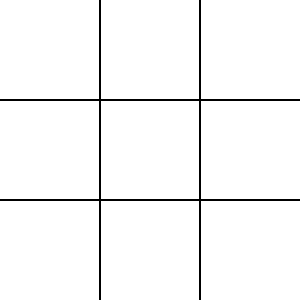
Frame 1 (no input)
Frame 60 (no input): identical to frame 1, image omitted
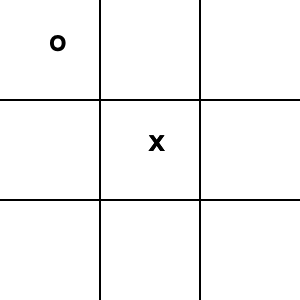
Frame 120 (the mouse pressed at the canvas centre since frame 60)

The p5.js sketch that drew these frames (run headless with seeded random() and noise() and a simulated clock; from frame 60 on, the mouse is pressed at the canvas centre):

// p5.js sketch
// ── sketch.js
// X represents 1 and O represents 2 in the game array
let state = Array(9).fill(0)


function setup() {
    createCanvas(300, 300)
    console.log(state)
}

function draw() { // background(255)

    stroke(0)
    strokeWeight(2)

    for (let i = 100; i < height; i += 100) {
        line(i, 0, i, height)
        line(0, i, width, i)
    }

}

function evaluate(state) {

    let state_sum = [
        state[0] + state[1] + state[2],
        state[3] + state[4] + state[5],
        state[6] + state[7] + state[8],

        state[0] + state[3] + state[6],
        state[1] + state[4] + state[7],
        state[2] + state[5] + state[8],

        state[0] + state[4] + state[8],
        state[2] + state[4] + state[6]
    ]


    for (const sum of state_sum) {
        if (sum % 3 == 0 && sum != 0) {
            if (sum > 0) {
                console.log("X");
                return "X";
            } else {
                console.log("O");
                return "O"
            }
        }
    }

    return "None";

}


function ai_turn(state) {


    new_state = [... state];

    scores = []
    actions = []

    for (let i = 0; i < state.length; i++) {

        if (state[i] == 0) {
            new_state[i] = -1;
            scores.push(score_state(new_state))
            actions.push(i)
            new_state[i] = 0;
        }


    }

    max_score = max(scores)

    action = actions[scores.indexOf(max_score)]

    return action;
}


function score_state(state) {


    let score = 0;

    let game_board = []

    game_board.push(state[0] + state[1] + state[2], state[3] + state[4] + state[5], state[6] + state[7] + state[8], state[0] + state[3] + state[6], state[1] + state[4] + state[7], state[2] + state[5] + state[8], state[0] + state[4] + state[8], state[2] + state[4] + state[6])


    game_board.forEach((row) => {

        if (row == 3) {
            score -= 100
        } else if (row == 2) {
            score -= 13
        } else if (row == 1) {
            score += 12
        } else if (row == -1) {
            score += 7
        } else if (row == -2) {
            score += 14
        } else if (row == -3) {
            score += 100
        }

    })

    return score;
}


function mousePressed() {

    textSize(20)
    stroke(0)
    fill(0)

    user_action()

    fill_grid()

    if(evaluate(state) == "X"){
      console.log("X wins");
      return;
   }
   
   else{

      
    game_index = ai_turn(state)

    state[game_index] = -1;

    fill_grid()

    if(evaluate(state) == "O"){
      console.log("O wins")
      return;
   }


   }

    
}


function fill_grid() {

    if (state[0] == 1) {
        text("X", 50, 50)
    } else if (state[0] == -1) {
        text("O", 50, 50)
    }

    if (state[1] == 1) {
        text("X", 150, 50)
    } else if (state[1] == -1) {
        text("O", 150, 50)
    }

    if (state[3] == 1) {
        text("X", 50, 150)
    } else if (state[3] == -1) {
        text("O", 50, 150)
    }

    if (state[2] == 1) {
        text("X", 250, 50)
    } else if (state[2] == -1) {
        text("O", 250, 50)
    }

    if (state[4] == 1) {
        text("X", 150, 150)
    } else if (state[4] == -1) {
        text("O", 150, 150)
    }

    if (state[5] == 1) {
        text("X", 250, 150)
    } else if (state[5] == -1) {
        text("O", 250, 150)
    }

    if (state[6] == 1) {
        text("X", 50, 250)
    } else if (state[6] == -1) {
        text("O", 50, 250)
    }

    if (state[7] == 1) {
        text("X", 150, 250)
    } else if (state[7] == -1) {
        text("O", 150, 250)
    }


    if (state[8] == 1) {
        text("X", 250, 250)
    } else if (state[8] == -1) {
        text("O", 250, 250)
    }


}


function user_action() {


    if (mouseX < 100) {

        if (mouseY < 100) {
            state[0] = 1;
        } else if (mouseY > 100 && mouseY < 200) {
            state[3] = 1;
        } else if (mouseY > 200 && mouseY < 300) {
            state[6] = 1;
        }

    } else if (mouseX > 100 && mouseX < 200) {

        if (mouseY < 100) {
            state[1] = 1;
        } else if (mouseY > 100 && mouseY < 200) {
            state[4] = 1;
        } else if (mouseY > 200 && mouseY < 300) {
            state[7] = 1;
        }

    } else if (mouseX > 200) {
        if (mouseY < 100) {
            state[2] = 1;
        } else if (mouseY > 100 && mouseY < 200) {
            state[5] = 1;
        } else if (mouseY > 200 && mouseY < 300) {
            state[8] = 1;
        }
    }
}
